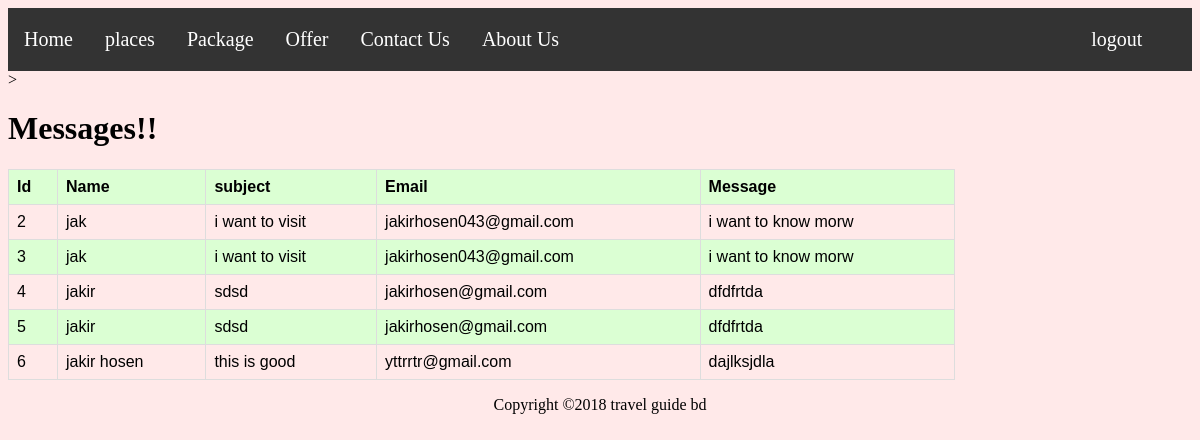
Screenshot of /message.php (signed in) with the database file from the repository.
### tables this page shows
CREATE TABLE `message` (
  `c_id` int(200) NOT NULL,
  `c_name` varchar(255) NOT NULL,
  `c_sub` varchar(255) NOT NULL,
  `c_email` varchar(200) NOT NULL,
  `c_message` varchar(8000) NOT NULL
);

### message.php (the view, shortened to what this page needs)
<?php
include_once 'header.php';
?>
<?php
include_once 'dbh.inc.php';
$sql= "SELECT * FROM message";
$data= mysqli_query($conn, $sql);
$total=mysqli_num_rows($data);
if($total !=0){
 ?>
   <!DOCTYPE html>
   <html>
   <head>
 </head>
<body <body style="background-color:  rgb(255, 233, 233);">>
 <h1>Messages!!</h1>
   <table>
   	<tr>
   		<th>Id</th> <th>Name</th><th>subject</th><th>Email</th><th>Message</th>
   	</tr>
   	<?php
   	 while ($result = mysqli_fetch_assoc($data))
   		{
   			echo"<tr>
   		      <td>".$result['c_id']."</td>
   		      <td>".$result['c_name']."</td>
   		      <td>".$result['c_sub']."</td>
   		      <td>".$result['c_email']."</td>
   		      <td>".$result['c_message']."</td>
   		      </tr>";
   		}
}
else
{
	echo"No record found";
}
?>
</table>
<?php
include_once 'footer.php';
?>
</body>
</html>

### message.php (style rules this page uses)
table { font-family: arial, sans-serif; border-collapse: collapse; width: 80%; }
td, th { border: 1px solid #dddddd; text-align: left; padding: 8px; }
tr:nth-child(odd) { background-color: #dbffd3; }

### rows the page displays
message: c_id "2", c_name "jak", c_sub "i want to visit", c_email "jakirhosen043@gmail.com", c_message "i want to know morw"
message: c_id "3", c_name "jak", c_sub "i want to visit", c_email "jakirhosen043@gmail.com", c_message "i want to know morw"
message: c_id "4", c_name "jakir", c_sub "sdsd", c_email "jakirhosen@gmail.com", c_message "dfdfrtda"
message: c_id "5", c_name "jakir", c_sub "sdsd", c_email "jakirhosen@gmail.com", c_message "dfdfrtda"
message: c_id "6", c_name "jakir hosen", c_sub "this is good", c_email "yttrrtr@gmail.com", c_message "dajlksjdla"
